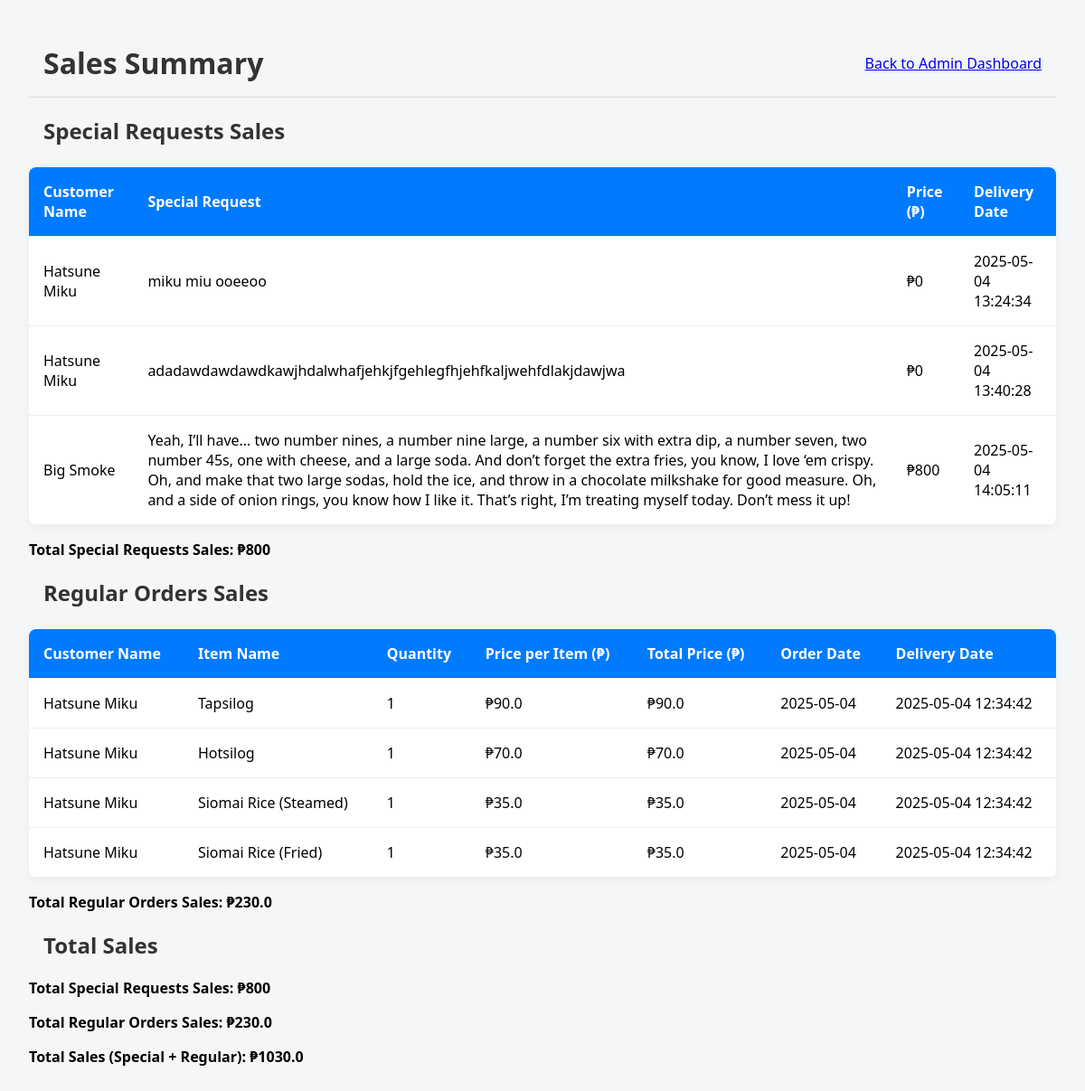
The app's page /sales_summary (signed in) with its own data.
### tables this page shows
CREATE TABLE Special_Requests (
    Request_ID INTEGER PRIMARY KEY AUTOINCREMENT,
    Customer_ID INTEGER,
    Request_Item TEXT NOT NULL,
    Request_Date DATE NOT NULL,
    Request_Time TIME NOT NULL,
    Time_Ordered DATETIME NOT NULL,
    Time_Delivered DATETIME,
    Approved BOOLEAN NOT NULL,
    Time_Approved DATETIME,
    Time_Rejected DATETIME, Price DECIMAL(10, 2) NOT NULL DEFAULT 0.00,
    FOREIGN KEY (Customer_ID) REFERENCES Customers(Customer_ID)
);

CREATE TABLE Customers (
    Customer_ID INTEGER PRIMARY KEY AUTOINCREMENT,
    Name TEXT NOT NULL,
    Address TEXT NOT NULL,
    Phone TEXT NOT NULL,
    FOREIGN KEY (Phone) REFERENCES Users(Contact)
);

CREATE TABLE Order_Items (
    OrderItem_ID INTEGER PRIMARY KEY AUTOINCREMENT,
    Order_ID INTEGER,
    Item_ID INTEGER,
    Quantity INTEGER NOT NULL,
    FOREIGN KEY (Order_ID) REFERENCES Orders(Order_ID),
    FOREIGN KEY (Item_ID) REFERENCES Menu_Items(Item_ID)
);

CREATE TABLE Menu_Items (
    Item_ID INTEGER PRIMARY KEY AUTOINCREMENT,
    Item_Name TEXT NOT NULL,
    Category TEXT NOT NULL,
    Price REAL NOT NULL,
    FOREIGN KEY (Category) REFERENCES Categories(Category_Name)
);

CREATE TABLE Orders (
    Order_ID INTEGER PRIMARY KEY AUTOINCREMENT,
    Customer_ID INTEGER,
    Order_Type TEXT CHECK(Order_Type IN ('Walk-in', 'Delivery')) NOT NULL,
    Date DATE NOT NULL,
    Time_Ordered TIME NOT NULL,
    Requested_Delivery_Time TIME,
    Time_Delivered TIME,
    Delivered BOOLEAN NOT NULL,
    FOREIGN KEY (Customer_ID) REFERENCES Customers(Customer_ID)
);

### app.py (the view)
@app.route('/sales_summary')
def sales_summary():
    if session.get('role') != 'admin':
        return redirect(url_for('home'))
    conn = get_db_connection()
    delivered_requests = conn.execute("""
        SELECT sr.Request_Item AS request_item,
               sr.Price AS price,
               sr.Time_Delivered AS time_delivered,
               c.Name AS customer_name
        FROM Special_Requests sr
        JOIN Customers c ON sr.Customer_ID = c.Customer_ID
        WHERE sr.Time_Delivered IS NOT NULL
    """).fetchall()
    total_special_sales = sum(req['price'] for req in delivered_requests)
    regular_orders = conn.execute("""
        SELECT mi.Item_Name AS item_name,
               mi.Price AS item_price,
               oi.Quantity AS quantity,
               (oi.Quantity * mi.Price) AS total_price,
               o.Date AS order_date,
               o.Time_Ordered AS time_ordered,
               o.Time_Delivered AS time_delivered,
               c.Name AS customer_name
        FROM Order_Items oi
        JOIN Menu_Items mi ON oi.Item_ID = mi.Item_ID
        JOIN Orders o ON oi.Order_ID = o.Order_ID
        JOIN Customers c ON o.Customer_ID = c.Customer_ID
        WHERE o.Delivered = 1
    """).fetchall()
    total_regular_sales = sum(row['total_price'] for row in regular_orders)
    total_overall_sales = total_special_sales + total_regular_sales
    conn.close()
    return render_template(
        'sales_summary.html',
        delivered_requests=delivered_requests,
        regular_orders=regular_orders,
        total_special_sales=total_special_sales,
        total_regular_sales=total_regular_sales,
        total_overall_sales=total_overall_sales
    )

### app.py (called while the page is built)
def get_db_connection():
    conn = sqlite3.connect(DB_PATH)
    conn.row_factory = sqlite3.Row
    return conn

### templates/sales_summary.html (shortened to what this page needs)
<!DOCTYPE html>
<html lang="en">
<head>
    <link rel="stylesheet" href="{{ url_for('static', filename='styles_sales.css') }}">
</head>
<body>
    <header>
        <a href="/" class="logo">Sales Summary</a>
        <div class="auth-buttons">
            <a class="btn-backdash" href="{{ url_for('admin_dashboard') }}">Back to Admin Dashboard</a>
        </div>
    </header>
    <div class="container">
        <section class="sales-summary">
            <h2>Special Requests Sales</h2>
            {% if delivered_requests %}
                <table>
                    <thead>
                        <tr>
                            <th>Customer Name</th>
                            <th>Special Request</th>
                            <th>Price (₱)</th>
                            <th>Delivery Date</th>
                        </tr>
                    </thead>
                    <tbody>
                        {% for request in delivered_requests %}
                            <tr>
                                <td>{{ request.customer_name }}</td>
                                <td>{{ request.request_item }}</td>
                                <td>₱{{ request.price }}</td>
                                <td>{{ request.time_delivered }}</td>
                            </tr>
                        {% endfor %}
                    </tbody>
                </table>
                <p><strong>Total Special Requests Sales: ₱{{ total_special_sales }}</strong></p>
            {% else %}
                <p>No special requests delivered.</p>
            {% endif %}
        </section>
        <section class="sales-summary">
            <h2>Regular Orders Sales</h2>
            {% if regular_orders %}
                <table>
                    <thead>
                        <tr>
                            <th>Customer Name</th>
                            <th>Item Name</th>
                            <th>Quantity</th>
                            <th>Price per Item (₱)</th>
                            <th>Total Price (₱)</th>
                            <th>Order Date</th>
                            <th>Delivery Date</th>
                        </tr>
                    </thead>
                    <tbody>
                        {% for order in regular_orders %}
                            <tr>
                                <td>{{ order.customer_name }}</td>
                                <td>{{ order.item_name }}</td>
                                <td>{{ order.quantity }}</td>
                                <td>₱{{ order.item_price }}</td>
                                <td>₱{{ order.total_price }}</td>
                                <td>{{ order.order_date }}</td>
                                <td>{{ order.time_delivered }}</td>
                            </tr>
                        {% endfor %}
                    </tbody>
                </table>
                <p><strong>Total Regular Orders Sales: ₱{{ total_regular_sales }}</strong></p>
            {% else %}
                <p>No regular orders delivered.</p>
            {% endif %}
        </section>
        <section class="total-sales-summary">
            <h2>Total Sales</h2>
            <p><strong>Total Special Requests Sales: ₱{{ total_special_sales }}</strong></p>
            <p><strong>Total Regular Orders Sales: ₱{{ total_regular_sales }}</strong></p>
            <p><strong>Total Sales (Special + Regular): ₱{{ total_overall_sales }}</strong></p>
        </section>
    </div>
</body>
</html>

### static/styles_sales.css (style rules this page uses)
body { font-family: 'Segoe UI', Tahoma, Geneva, Verdana, sans-serif; background-color: #f4f6f8; margin: 0; padding: 2rem; }
h2, h3 { text-align: left; color: #333; margin-left: 1rem; }
header { display: flex; justify-content: space-between; align-items: center; padding: 1rem; background-color: #f4f6f8; border-bottom: 1px solid #ddd; }
.logo { font-size: 2rem; font-weight: bold; text-decoration: none; color: #333; }
.auth-buttons { display: flex; gap: 1rem; }
table { width: 100%; border-collapse: collapse; margin-top: 1.5rem; background-color: white; border-radius: 8px; overflow: hidden; box-shadow: 0 2px 8px rgba(0, 0, 0, 0.05); }
th, td { padding: 1rem; text-align: left; border-bottom: 1px solid #eee; }
th { background-color: #007bff; color: white; }

### records on screen
Special_Requests: customer_name "Hatsune Miku", request_item "miku miu ooeeoo", price "0", time_delivered "2025-05-04 13:24:34"
Special_Requests: customer_name "Hatsune Miku", request_item "adadawdawdawdkawjhdalwhafjehkjfgehlegfhjehfkaljwehfdlakjdawjwa", price "0", time_delivered "2025-05-04 13:40:28"
Special_Requests: customer_name "Big Smoke", request_item "Yeah, I’ll have… two number nines, a number nine large, a number six with extra dip, a number seven, two number 45s, one with cheese, and a large soda. And don’t forget the extra fries, you know, I love ‘em crispy. Oh, and make that two large sodas, hold the ice, and throw in a chocolate milkshake for good measure. Oh, and a side of onion rings, you know how I like it. That’s right, I’m treating myself today. Don’t mess it up!", price "800", time_delivered "2025-05-04 14:05:11"
Order_Items: customer_name "Hatsune Miku", item_name "Tapsilog", quantity "1", item_price "90.0", total_price "90.0", order_date "2025-05-04", time_delivered "2025-05-04 12:34:42"
Order_Items: customer_name "Hatsune Miku", item_name "Hotsilog", quantity "1", item_price "70.0", total_price "70.0", order_date "2025-05-04", time_delivered "2025-05-04 12:34:42"
Order_Items: customer_name "Hatsune Miku", item_name "Siomai Rice (Steamed)", quantity "1", item_price "35.0", total_price "35.0", order_date "2025-05-04", time_delivered "2025-05-04 12:34:42"
Order_Items: customer_name "Hatsune Miku", item_name "Siomai Rice (Fried)", quantity "1", item_price "35.0", total_price "35.0", order_date "2025-05-04", time_delivered "2025-05-04 12:34:42"

### other values on screen
{{ total_special_sales }} "800"
{{ total_regular_sales }} "230.0"
{{ total_overall_sales }} "1030.0"
